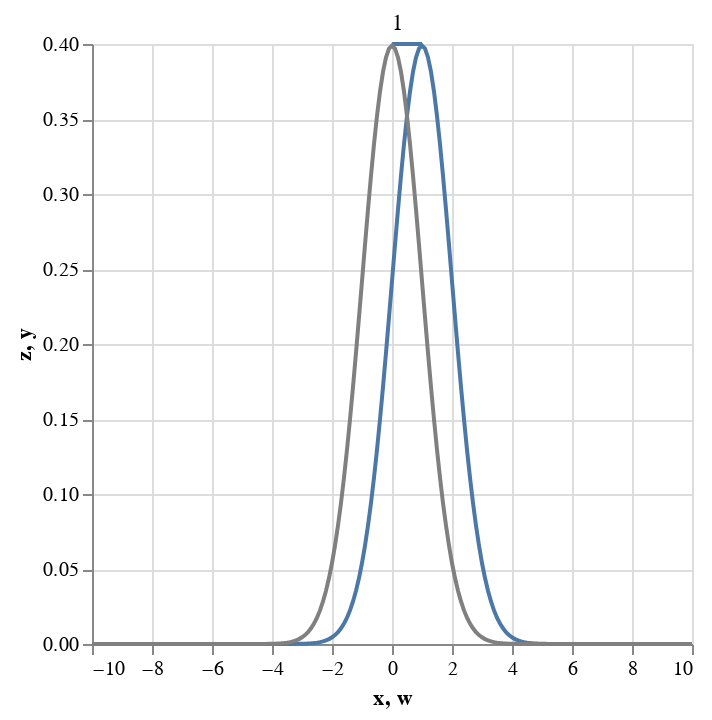

This figure's notebook cell:
### Code cell
df = Array{Float64}(undef, 0, 5)
for m = 0:1:10
    x = collect(-10:0.1:10)
    μ = Normal()
    ν = Normal(m)
    y = pdf(μ,x)
    z = pdf(ν,x)
    mu = ones(length(x))*m
    w = round(w1d2(μ,ν)[1];digits=2)
    w = ones(length(x))*w
    w[1] = 0
    df= vcat(df,[x y z mu w])
end
df = DataFrame(x = df[:,1], y = df[:, 2], z = df[:,3], mu=df[:, 4], w = df[:,5]);
v1 = @vlplot(
    hconcat=[{
    data=df,
    layer=[{
    selection ={
    "Mu"= {
        "type"= "single",
        "fields"= ["mu"],
        "init"={"mu"=1},
        "bind"= {
            "mu"= {"input"= "range", "min"= 0,"max"= 10,"step"= 1},
            }}},
    transform = [{filter={selection="Mu"}}],
    mark=:line,
    x={:x,type="quantitative"},
    y={:z,type="quantitative"}
            },
    {
    transform = [{filter={selection="Mu"}}],
    mark=:line,
    x={:w,type="quantitative"},
    y={value=0}
                        },
    {
    transform = [{filter={selection="Mu"}}],
    mark={type="text",align="left",dx=0},
    y={value=-10},
    text={field=:w,type="nominal",aggregate="max"}
                            },
    {
    mark=:line,
    x={:x,type="quantitative"},y={:y,type="quantitative"},color={"value"="gray"}
                                        }]
                            }]
    )

### Figure 1 — Vega-Lite specification as saved in the notebook (floating-point values rounded to 4 significant figures; data arrays with more than 128 entries replaced by an {"elided": "..."} marker saying what was removed)
{"hconcat": [{"data": {"values": {"elided": "2211 records"}}, "layer": [{"encoding": {"x": {"field": "x", "type": "quantitative"}, "y": {"field": "z", "type": "quantitative"}}, "mark": "line", "selection": {"Mu": {"bind": {"mu": {"input": "range", "max": 10, "min": 0, "step": 1}}, "fields": ["mu"], "init": {"mu": 1}, "type": "single"}}, "transform": [{"filter": {"selection": "Mu"}}]}, {"encoding": {"x": {"field": "w", "type": "quantitative"}, "y": {"value": 0}}, "mark": "line", "transform": [{"filter": {"selection": "Mu"}}]}, {"encoding": {"text": {"aggregate": "max", "field": "w", "type": "nominal"}, "y": {"value": -10}}, "mark": {"align": "left", "dx": 0, "type": "text"}, "transform": [{"filter": {"selection": "Mu"}}]}, {"encoding": {"color": {"value": "gray"}, "x": {"field": "x", "type": "quantitative"}, "y": {"field": "y", "type": "quantitative"}}, "mark": "line"}]}]}
